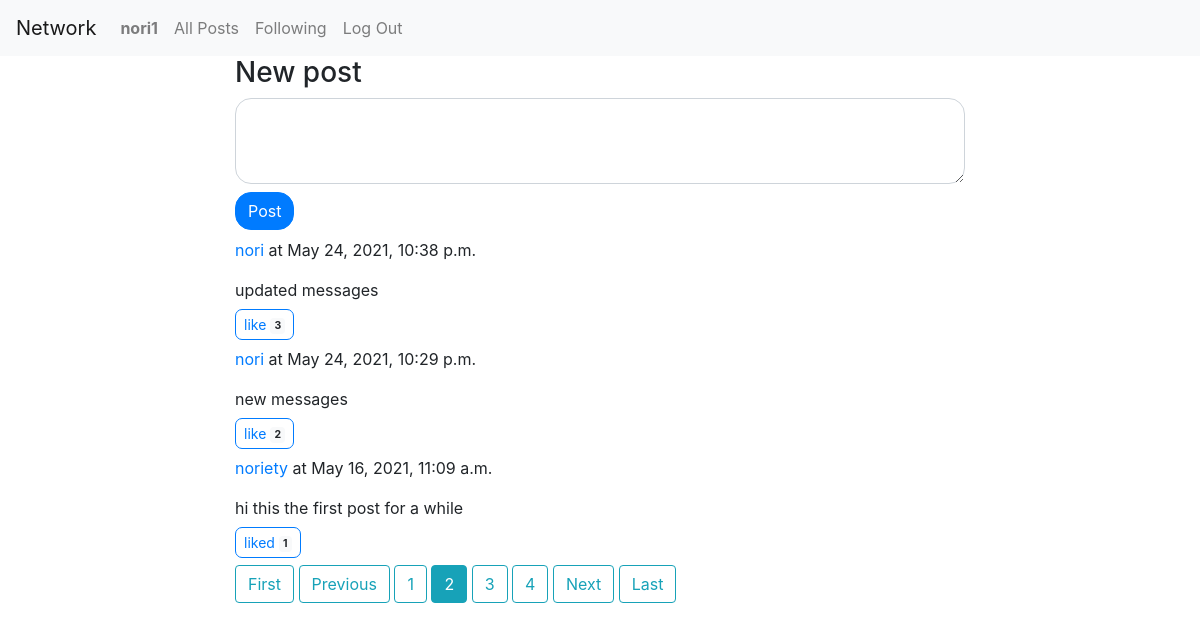
Page /?page=2 (signed in) on the committed database.
### network/models.py (models this page shows, shortened)
class User(AbstractUser):
    pass

class Post(models.Model):
    content = models.TextField()
    author = models.ForeignKey(User, on_delete=models.CASCADE)
    created_at = models.DateTimeField(auto_now_add=True)
    n_likes = models.IntegerField(default=0)

### network/views.py (the view)
# urls.py: path("", views.index, name="index"),
def index(request):
    posts = Post.objects.all().order_by('created_at').reverse()
    posts_ids = posts.values_list('id', flat=True)
    posts_likes = Post_likes.objects.filter(post_id__in=set(posts_ids), user_id=request.user.id)
    paginator = Paginator(posts ,3)
    page_number = request.GET.get('page')
    page_obj = paginator.get_page(page_number)
    context = {
        'page_obj': page_obj,
        'posts_likes' : list(posts_likes.values_list('post_id', flat=True))
    }
    return render(request, "network/index.html", context)

### network/templates/network/index.html (shortened to what this page needs)
{% extends "network/layout.html" %}
{% block body %}
    {% if user.is_authenticated %}
    <h3>New post</h3>
    <form action="{% url  'add_post' %}" method="post">
        <div>
            <textarea name="message" class="form-control form" rows="3">
            </textarea>
            <button   type="submit" class="btn btn-primary mb-2 submit">Post</button>
        </div>
    </form>
    <div>
        {% for post in page_obj %}
            <div id='{{post.id}}' style="position: relative;">
                <p><a href="{% url 'profile' post.author %}">{{ post.author }}</a> at {{ post.created_at }} </p>
                <div>
                    {{ post.content }}
                </div>
                {% if post.id in posts_likes %}
                <button type="button" class="btn btn-outline-primary btn-sm like">
                    liked <span class="badge badge-light">{{ post.n_likes }}</span>
                </button>
                {% else%}
                <button type="button" class="btn btn-outline-primary btn-sm like">
                    like <span class="badge badge-light">{{ post.n_likes }}</span>
                </button>
                {% endif %}
            </div>
        {% endfor %}
    </div>
    <div>
        {% if page_obj.has_previous %}
            <a class="btn btn-outline-info mb-4" href="?page=1">First</a>
            <a class="btn btn-outline-info mb-4" href="?page={{page_obj.previous_page_number}}">Previous</a>
        {%endif%}
        {% for num in page_obj.paginator.page_range %}
            {% if page_obj.number == num %}
                <a class="btn btn-info mb-4" href="?page={{ num }}">{{ num }}</a>
            {% elif num > page_obj.number|add:'-3' and num < page_obj.number|add:'3' %}
                <a class="btn btn-outline-info mb-4" href="?page={{ num }}">{{ num }}</a>
            {%endif%}
        {% endfor%}
        {% if page_obj.has_next %}
            <a class="btn btn-outline-info mb-4" href="?page={{page_obj.next_page_number}}">Next</a>
            <a class="btn btn-outline-info mb-4" href="?page={{page_obj.paginator.page_range}}">Last</a>
        {%endif%}
    </div>
    {% else %}
    <div class='auth'>
        <a class="link" href="{% url 'login' %}">Log in </a>
        <a id="signup" class="link" href="{% url 'register' %}"> Sign up</a>
    </div>
    {% endif %}
{% endblock %}

### network/templates/network/layout.html (shortened to what this page needs)
{% load static %}
<!DOCTYPE html>
<html lang="en">
    <head>
        <link rel="stylesheet" href="https://stackpath.bootstrapcdn.com/bootstrap/4.4.1/css/bootstrap.min.css">
        <link href="{% static 'network/styles.css' %}" rel="stylesheet">
    </head>
    <body>
        <nav style="color: aqua;" class="navbar navbar-expand-lg navbar-light bg-light">
            <a class="navbar-brand" href="{% url 'index' %}">Network</a>
            <div>
              <ul class="navbar-nav mr-auto">
                {% if user.is_authenticated %}
                    <li class="nav-item">
                        <a class="nav-link" href="{% url 'profile' user.username %}"><strong>{{ user.username }}</strong></a>
                    </li>
                {% endif %}
                <li class="nav-item">
                  <a class="nav-link" href="{% url 'index' %}">All Posts</a>
                </li>
                {% if user.is_authenticated %}
                    <li class="nav-item">
                        <a class="nav-link" href="{% url 'follow' %}">Following</a>
                    </li>
                    <li class="nav-item">
                        <a class="nav-link" href="{% url 'logout' %}">Log Out</a>
                    </li>
                {% endif %}
              </ul>
            </div>
          </nav>
        <div class="body">
            <div class="container">
                <div class="row">
                    <div class="col-sm-2">
                    </div>
                        <div class="col-sm-8">
                            {% block body %}
                            {% endblock %}
                        </div>
                    <div class="col-sm-2">
                    </div>
                </div>
            </div>
        </div>
    </body>
</html>

### network/static/network/styles.css (style rules this page uses)
.like { border-radius: .5em; margin-top: .5em; margin-bottom: .5em; }
.submit { border-radius: 1em; margin-top: .5em; margin-bottom: .5em; }
.form { border-radius: 1em; }

### rows in the picture
User: username "nori1"
Post: author "nori", created_at "May 24, 2021, 10:38 p.m.", content "updated messages", n_likes "3"
Post: author "nori", created_at "May 24, 2021, 10:29 p.m.", content "new messages", n_likes "2"
Post: author "noriety", created_at "May 16, 2021, 11:09 a.m.", content "hi this the first post for a while", n_likes "1"

### other values in the picture
{{ num }} "1" "3" "4"
{{ num }} "2"
